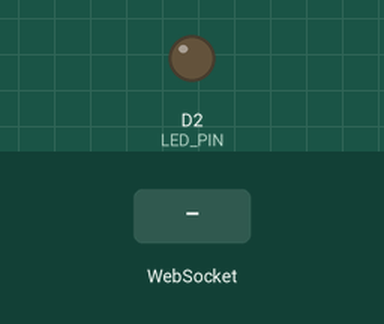
Simulated run of this sketch. Board: ESP8266 (NodeMCU). On the bench: output pins drawn as LEDs (lit = HIGH). The inputs (shaded band) are chosen by the test bench. WiFi joins after 1.5 s; servers stay silent unless stated; what the sketch prints to the serial monitor is not drawn.

Above: at 2.7 s.
2.8 s: WebSocket text "on" received
At 3.5 s:
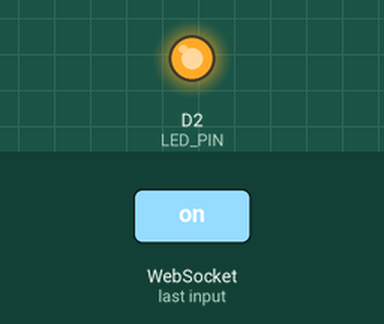
4.3 s: WebSocket text "off" received
At 4.6 s:
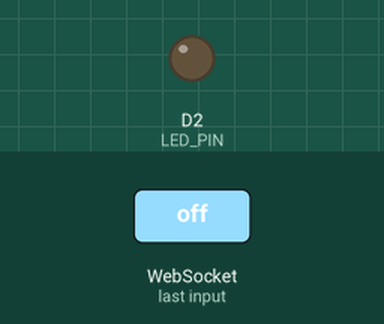
Timing chart, 0 to 7.3 s (numbered marks = the images above; inputs shaded):
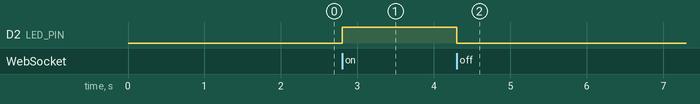

Measured:
- after the input at 2.8 s, D2 (LED_PIN): LOW → HIGH at once
- after the input at 4.3 s, D2 (LED_PIN): HIGH → LOW at once

The sketch:

sketch_oct15a.ino
```cpp
#include <ESP8266WiFi.h>
#include <WebSocketsClient.h>
#include <ArduinoJson.h>

// WiFi credentials
const char* ssid = "Merna Atef";
const char* password = "123456789";

// WebSocket Server details
#define SERVER  "192.168.1.6"    // Change to your server IP (your computer's IP)
#define PORT    3000             // Change to your server port
#define URL     "/"              // WebSocket endpoint path (keep as "/")

// LED pin - Changed to D1 (GPIO5) which is better for LED control
// D3 (GPIO0) can cause boot issues
const int LED_PIN = D2;  // or use pin 5

WebSocketsClient webSocket;

void setup() {
  Serial.begin(115200);
  pinMode(LED_PIN, OUTPUT);

  // Connect to WiFi
  Serial.println();
  Serial.print("Connecting to ");
  Serial.println(ssid);

  WiFi.begin(ssid, password);

  while (WiFi.status() != WL_CONNECTED) {
    delay(500);
    Serial.print(".");
  }

  Serial.println("");
  Serial.println("WiFi connected!");
  Serial.print("IP address: ");
  Serial.println(WiFi.localIP());

  // Connect to WebSocket server
  webSocket.begin(SERVER, PORT, URL);
  webSocket.onEvent(webSocketEvent);
  webSocket.setReconnectInterval(1000);

  Serial.println("Connecting to WebSocket server...");
}

void loop() {
  webSocket.loop();
}

void webSocketEvent(WStype_t type, uint8_t * payload, size_t length) {
  switch(type) {
    case WStype_DISCONNECTED:
      Serial.println("[WebSocket] Disconnected!");
      break;

    case WStype_CONNECTED:
      Serial.printf("[WebSocket] Connected to server: %s\n", payload);
      // Send connection confirmation
      webSocket.sendTXT("NodeMCU Connected");
      break;

    case WStype_TEXT:
      Serial.printf("[WebSocket] Received: %s\n", payload);
      handleMessage((char*)payload);
      break;

    case WStype_ERROR:
      Serial.println("[WebSocket] Error!");
      break;
  }
}

void handleMessage(char* payload) {
  String message = String(payload);

  // Simple text commands (like "on" and "off")
  if (message == "on") {
    analogWrite(LED_PIN, 1023); // Max brightness
    Serial.println("LED ON");
    webSocket.sendTXT("LED is ON");
  }
  else if (message == "off") {
    analogWrite(LED_PIN, 0);
    Serial.println("LED OFF");
    webSocket.sendTXT("LED is OFF");
  }
  // JSON format commands
  else if (message.indexOf("{") != -1) {
    // Parse JSON
    StaticJsonDocument<200> doc;
    DeserializationError error = deserializeJson(doc, payload);

    if (!error) {
      const char* command = doc["command"];

      if (strcmp(command, "ON") == 0) {
        analogWrite(LED_PIN, 1023);
        Serial.println("LED ON");
        webSocket.sendTXT("{\"status\":\"LED is ON\"}");
      }
      else if (strcmp(command, "OFF") == 0) {
        analogWrite(LED_PIN, 0);
        Serial.println("LED OFF");
        webSocket.sendTXT("{\"status\":\"LED is OFF\"}");
      }
      else if (strcmp(command, "BRIGHTNESS") == 0) {
        int brightness = doc["value"];
        int pwmValue = map(brightness, 0, 255, 0, 1023);
        analogWrite(LED_PIN, pwmValue);
        Serial.print("Brightness set to: ");
        Serial.println(brightness);

        String response = "{\"status\":\"Brightness: " + String(brightness) + "\"}";
        webSocket.sendTXT(response);
      }
    }
  }
}
```
